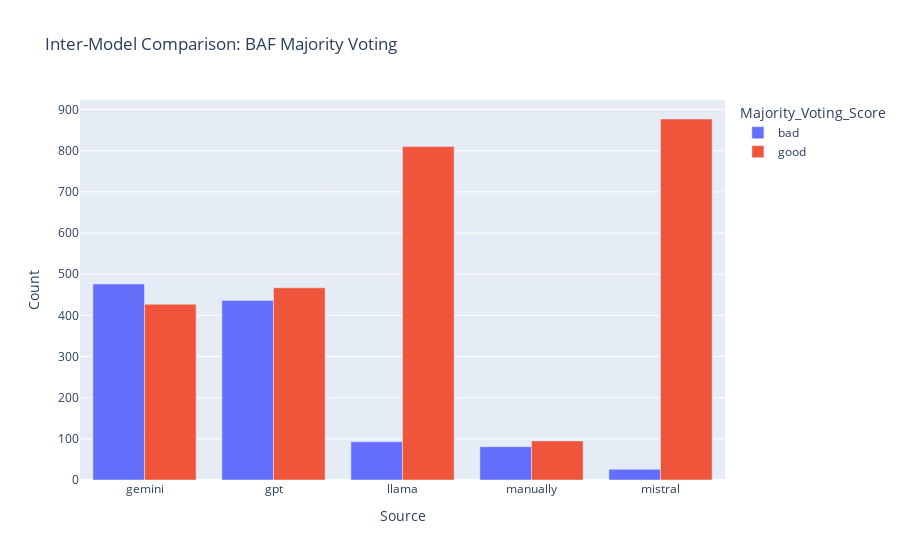
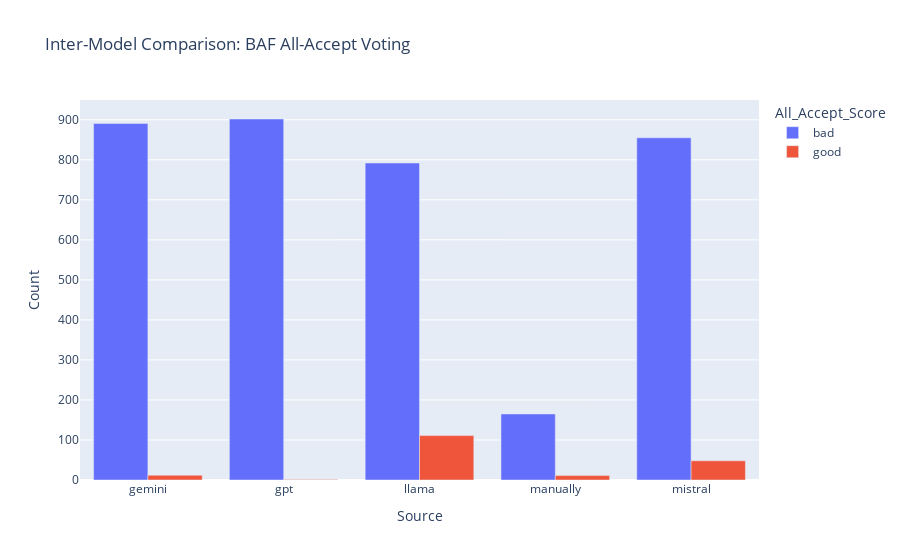

Notebook code for these charts, in order:
### Code cell
compare_baf_models(baf_results)

### Figure 1 — Plotly figure (JSON) as saved in the notebook; plotly's stock layout.template omitted (floating-point values rounded to 4 significant figures)
{"data": [{"alignmentgroup": "True", "hovertemplate": "Majority_Voting_Score=bad<br>Source=%{x}<br>Count=%{y}<extra></extra>", "legendgroup": "bad", "marker": {"color": "#636efa", "pattern": {"shape": ""}}, "name": "bad", "offsetgroup": "bad", "orientation": "v", "showlegend": true, "textposition": "auto", "type": "bar", "x": ["gemini", "gpt", "llama", "manually", "mistral"], "xaxis": "x", "y": [476, 436, 93, 81, 26], "yaxis": "y"}, {"alignmentgroup": "True", "hovertemplate": "Majority_Voting_Score=good<br>Source=%{x}<br>Count=%{y}<extra></extra>", "legendgroup": "good", "marker": {"color": "#EF553B", "pattern": {"shape": ""}}, "name": "good", "offsetgroup": "good", "orientation": "v", "showlegend": true, "textposition": "auto", "type": "bar", "x": ["gemini", "gpt", "llama", "manually", "mistral"], "xaxis": "x", "y": [427, 467, 810, 95, 877], "yaxis": "y"}], "layout": {"barmode": "group", "legend": {"title": {"text": "Majority_Voting_Score"}, "tracegroupgap": 0}, "title": {"text": "Inter-Model Comparison: BAF Majority Voting"}, "xaxis": {"anchor": "y", "domain": [0, 1], "title": {"text": "Source"}}, "yaxis": {"anchor": "x", "domain": [0, 1], "title": {"text": "Count"}}}}

### Figure 2 — Plotly figure (JSON) as saved in the notebook; plotly's stock layout.template omitted (floating-point values rounded to 4 significant figures)
{"data": [{"alignmentgroup": "True", "hovertemplate": "All_Accept_Score=bad<br>Source=%{x}<br>Count=%{y}<extra></extra>", "legendgroup": "bad", "marker": {"color": "#636efa", "pattern": {"shape": ""}}, "name": "bad", "offsetgroup": "bad", "orientation": "v", "showlegend": true, "textposition": "auto", "type": "bar", "x": ["gemini", "gpt", "llama", "manually", "mistral"], "xaxis": "x", "y": [891, 902, 792, 165, 855], "yaxis": "y"}, {"alignmentgroup": "True", "hovertemplate": "All_Accept_Score=good<br>Source=%{x}<br>Count=%{y}<extra></extra>", "legendgroup": "good", "marker": {"color": "#EF553B", "pattern": {"shape": ""}}, "name": "good", "offsetgroup": "good", "orientation": "v", "showlegend": true, "textposition": "auto", "type": "bar", "x": ["gemini", "gpt", "llama", "manually", "mistral"], "xaxis": "x", "y": [12, 1, 111, 11, 48], "yaxis": "y"}], "layout": {"barmode": "group", "legend": {"title": {"text": "All_Accept_Score"}, "tracegroupgap": 0}, "title": {"text": "Inter-Model Comparison: BAF All-Accept Voting"}, "xaxis": {"anchor": "y", "domain": [0, 1], "title": {"text": "Source"}}, "yaxis": {"anchor": "x", "domain": [0, 1], "title": {"text": "Count"}}}}
